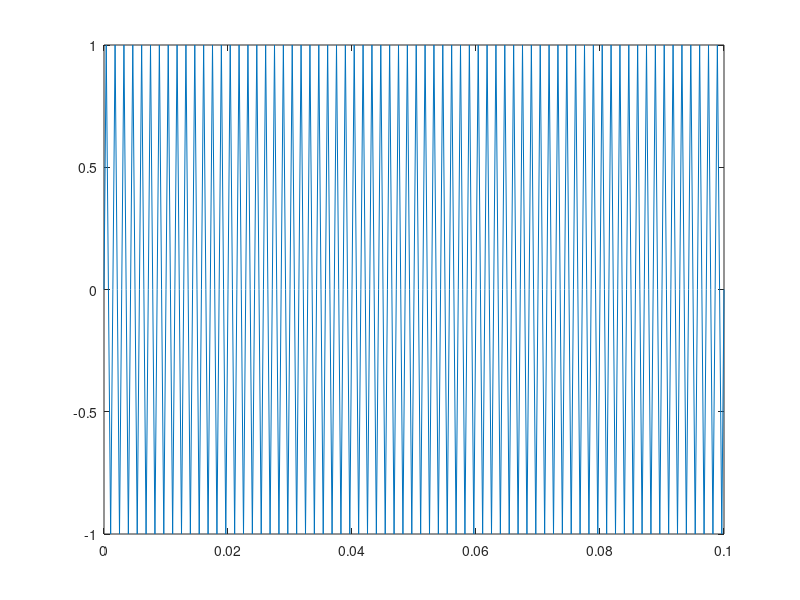

This figure's MATLAB source: (Note: this script raises an error after producing the figure.)
%% Oppgave 1
F = 700; 
Fs = 2800; %2800, 1190, 490 Hz
t = 0: 1/Fs :0.1;
y = sin(2*pi*F*t);
plot(t,y)
%sound(y,Fs)

%freqz(y,Fs)
%ck = fftshift(fft(y,2*length(y)));
%plot(y,ck)



%% 6.01
w_pi = linspace(-2.5, 2.5, 500);
Fs = 1;
F = linspace(-2*Fs, 2*Fs, 500);

%% 6.03 ?????
Fs = 20;
t = linspace(-Fs,Fs, 200);
%n = linspace(-Fs,Fs, 2*Fs);
xc = 2*cos(10*pi*t-pi/3) - 3*sin(16*pi*t);

%n = t/0.05;
xn = 2*cos(0.5*pi*n - pi/3) - 3*sin(0.8*pi*n);

plot(t,xc)
hold('on')
plot(t,xn)

%% Oppgave 6.17

FL = 105;
FH = 145;
dF = 0.01;
GB = 10;
FL2 = FL - GB/2;
FH2 = FH + GB/2;
Fs = 100;
F = -150:dF:150;
X = zeros(size(F));
XP = zeros(size(F));
XN = zeros(size(F));
for j = -10:10
    ind  = F > FL + j*Fs & F < FH + j*Fs;
    X(ind) = X(ind) + 1;
    XP(ind) = XP(ind) + 1;
end
ind = X == 0;
X(ind) = nan;
plot(F,XP, F, XN)
xlim([-150 150])
ylim([0 1.5])
    






